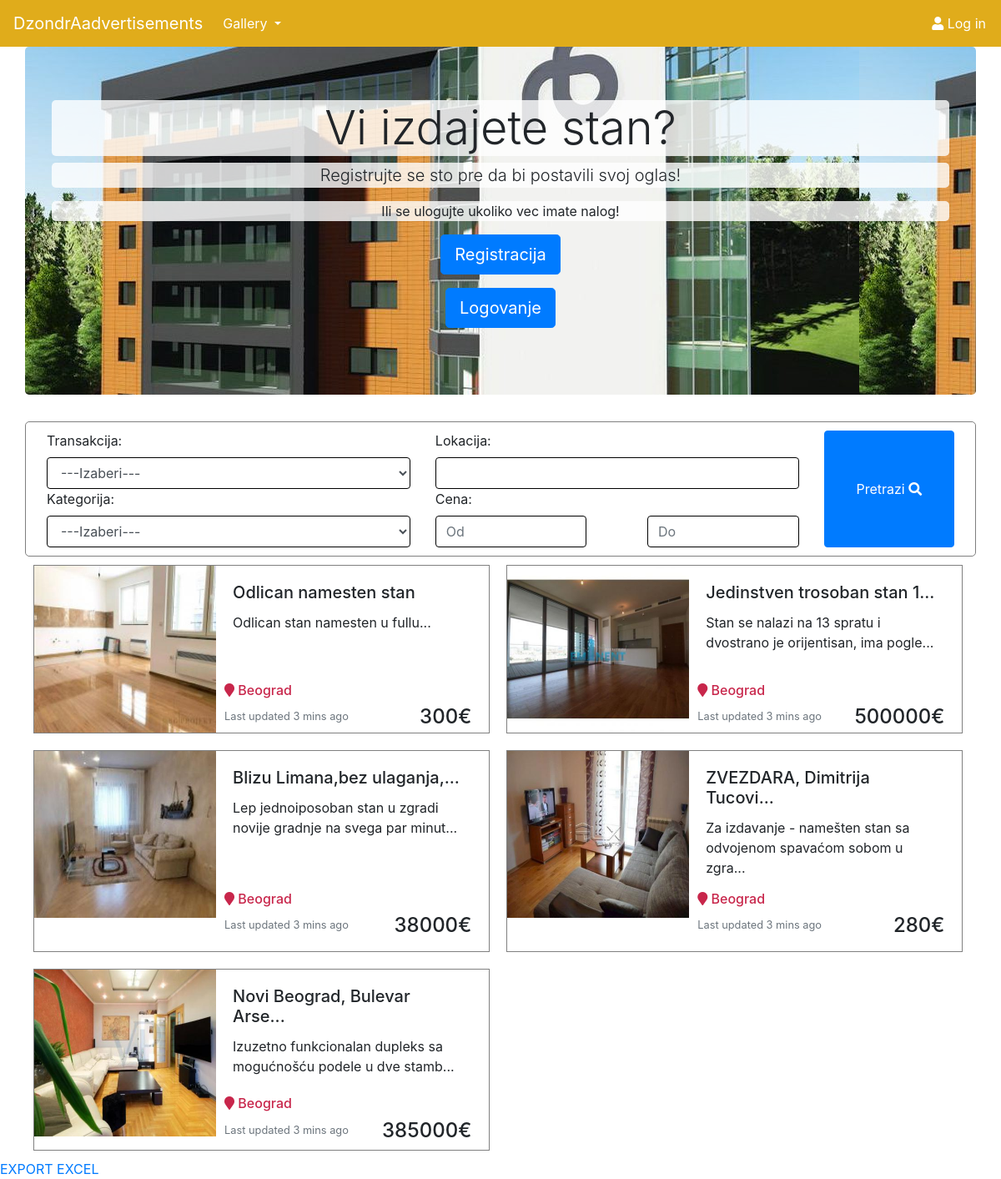
The page / on the database its author committed.
### tables this page shows
CREATE TABLE `menu` (
  `ID` int(5) NOT NULL,
  `text` varchar(25) NOT NULL,
  `href` varchar(100) NOT NULL,
  `parent` int(1) NOT NULL,
  `level` int(5) NOT NULL,
  `position` int(25) NOT NULL,
  `hasChilds` int(5) NOT NULL
);

CREATE TABLE `stanovi` (
  `ID` int(5) NOT NULL,
  `naslov` varchar(200) NOT NULL,
  `opis` varchar(500) NOT NULL,
  `transakcija` varchar(20) NOT NULL,
  `cena` varchar(20) NOT NULL,
  `kvadratura` int(5) NOT NULL,
  `kategorijaId` int(5) NOT NULL,
  `lokacijaId` int(5) NOT NULL,
  `usersId` int(5) NOT NULL
);

CREATE TABLE `slikestanova` (
  `ID` int(5) NOT NULL,
  `malaSlika` varchar(100) NOT NULL,
  `VelikaSlika` varchar(100) NOT NULL,
  `stanId` int(5) NOT NULL
);

CREATE TABLE `lokacije` (
  `ID` int(5) NOT NULL,
  `grad` varchar(50) NOT NULL,
  `ulica` varchar(50) NOT NULL
);

### config/connection.php (called while the page is built)
<?php
    require_once "config.php";
    try {
        $conn = new PDO("mysql:host=".SERVER.";dbname=".DATABASE.";charset=utf8", USERNAME, PASSWORD);
        $conn->setAttribute(PDO::ATTR_DEFAULT_FETCH_MODE, PDO::FETCH_OBJ);
        $conn->setAttribute(PDO::ATTR_ERRMODE, PDO::ERRMODE_EXCEPTION);
    }
    catch(PDOException $ex){
        echo $ex->getMessage();
    }
    function executeQuery($upit){
        global $conn;
        return $conn->query($upit)->fetchAll();
    }
 ?>

### models/stanovi/functions.php (called while the page is built, shortened)
<?php
        function getSviStanovi(){
            $query = "SELECT *,s.ID as idStana FROM stanovi s inner join lokacije l ON s.lokacijaId = l.ID";
            return executeQuery($query);
        }
        function getSlikaStana($id) {
            global $conn;
            $upit = "SELECT * from slikestanova where stanId = ?";
            $upit = $conn->prepare($upit);
            $rez = $upit->execute([$id]);
            $r = $upit->fetchAll();
            return $r[0]->malaSlika;
        }
?>

### views/pages/main.php (the view, shortened to what this page needs)
<div class="container">
<div class="row">
        <div class="col-lg-12">
            <div class="jumbotron text-center" id="jumb">
            <h1 class="display-4">Vi izdajete stan?</h1>
            <p class="lead p">Registrujte se sto pre da bi postavili svoj oglas!</p>
            <p class="p">Ili se ulogujte ukoliko vec imate nalog!</p>
            <p class="lead">
                <a class="btn btn-primary btn-lg" href="#" role="button">Registracija</a>
            </p>
            <p class="lead">
                <a class="btn btn-primary btn-lg" href="#" id="abs" role="button">Logovanje</a>
            </p>
            </div>
        </div>
</div>
<?php
    include "search.php";
?>
<div class="row">
    <div class="col-lg-12 d-flex flex-wrap" id="sviStanovi">
        <?php
        require_once "config/connection.php";
        include "models/stanovi/functions.php";
        $stanovi = getSviStanovi();
        foreach($stanovi as $stan):
            $slika = getSlikaStana($stan->idStana);
        ?>
          <div class=" moja1 moja d-flex flex-wrap">
          <div class="zaIm">
            <img class="card-img-left imi" src="<?= $slika ?>" alt="Card image cap">
            </div>
            <div class="neSlika">
            <div class="card-body opis">
            <h5 class="card-title"><?php
            if(strlen($stan->naslov) > 25){
                echo substr($stan->naslov , 0 , 26)."...";
               }
               else{
                   echo $stan->naslov;
               }
            ?></h5>
            <p class="card-text"><?php
                if(strlen($stan->opis) > 20){
                    echo substr($stan->opis , 0 ,65)."...";
                   }
                   else{
                       echo $stan->opis;
                   }
            ?></p>
            </div>
            <div class="cen d-flex flex-wrap justify-content-between">
            <h6 class="card-text col-lg-12 cenis"><i class="fa fa-map-marker" aria-hidden="true">  </i> <?= $stan->grad ?></h6>
            <p class="card-text"><small class="text-muted">Last updated 3 mins ago</small></p>
            <h4 class="card-title"><?= $stan->cena ?>&euro;</h5>
            </div>
            </div>
        </div>
            <?php
        endforeach;
        ?>
    </div>
</div>
</div>
<a href="models/stanovi/export.php">EXPORT EXCEL</a>

### views/static/head.php (shortened to what this page needs)
<!doctype html>
<html lang="en">
  <head>
    <link rel="stylesheet" href="https://stackpath.bootstrapcdn.com/bootstrap/4.3.1/css/bootstrap.min.css">
    <link rel="stylesheet" href="assets/css/style.css">
    <link rel="stylesheet" href="https://use.fontawesome.com/releases/v5.8.2/css/all.css">
  </head>

### views/static/header.php (shortened to what this page needs)
<body>
<div class="container-fluid">
    <div class="row">
        <div class="col-lg-12">
        <nav id="navv" class="navbar navbar-expand-lg navbar-light bg-light position-relative">
          <a class="navbar-brand" href="index.php">DzondrAadvertisements</a>
          <div class="collapse navbar-collapse" id="navbarNavDropdown">
            <ul class="navbar-nav">
            <?php
              include "config/connection.php";
              include "models/functions.php";
              $upit_linkovi = "SELECT * FROM menu WHERE parent=0";
              $rezultat_linkovi = executeQuery($upit_linkovi);
              foreach($rezultat_linkovi as $red){
              if((int)$red->hasChilds){
                echo "<li class='nav-item dropdown'>
                <a class='nav-link dropdown-toggle' href='#' id='navbarDropdownMenuLink' data-toggle='dropdown' aria-haspopup='true' aria-expanded='false'>
                ".$red->text."
                </a>
               <div class='dropdown-menu' aria-labelledby='navbarDropdownMenuLink'>";
              }
              else{
              echo "<li class='nav-item active'>
              <a class='nav-link' href='".$red->href."'>".$red->text."<span class='sr-only'>(current)</span></a>
            </li>";
              }
 }
            ?>
      </li>
    </ul>
          <ul id="right" class="nav navbar-nav">
          <?php
            if(!isset($_SESSION['user'])):
          ?>
          <li>   <a class="nav-link" id="absClick" href="#">  <i class="fa fa-user" aria-hidden="true"></i>  Log in </a></li>
          </ul>
            <?php endif;
            ?>
  </div>
</nav>
        </div>
    </div>
</div>

### index.php (shortened to what this page needs)
<?php
    include "views/static/head.php";
    include "views/static/header.php";
    if(isset($_GET['page'])){
        switch($_GET['page']){
            case "gallery" : include "views/pages/gallery.php";
            break;
            case "registration" : include "views/pages/registration.php";
            break;
            case "korisnik" : include "views/pages/korisnik.php";
            break;
            case "korisnikAdd" : include "views/pages/korisnikAdd.php";
            break;
            case "korisnikNastavakAdd" : include "views/pages/korisnikNastavakAdd.php";
            break;
            case "izmenaStan" : include "views/pages/izmenaStan.php";
            break;
            case "pretraga" : include "views/pages/pretraga.php";
            break;
        }
    }
    else{
        include "views/pages/main.php";
    }
    include "views/static/footer.php";
?>

### views/pages/search.php (shortened to what this page needs)
<div class="row" id="search">
        <div class="col-lg-5">
            <label for="transakcija" class="col-lg-12">Transakcija:</label>
            <select  id="transakcija" class="form-control">
                <option value="0">---Izaberi---</option>
            </select>
            <label for="kategorija" class="col-lg-12">Kategorija:</label>
            <select  id="kategorija" class="form-control">
            <option value="0">---Izaberi---</option>
            </select>
        </div>
        <div class="col-lg-5">
        <div class="col-lg-12">
        <label for="grad" class="col-lg-12">Lokacija:</label>
            <input class="form-control" autocomplete="off" type="text" id="grad">
        </div>
        <div class="col-lg-12">
            <label for="CenaOd" class="col-lg-12">Cena:</label>
        </div>
        <div class="col-lg-12 d-flex flex-wrap justify-content-between">
            <input class="form-control col-lg-5" type="number" id="cenaDo" placeholder="Od">
            <input class="form-control col-lg-5" type="number" id="cenaOd" placeholder="Do">
        </div>
        </div>
        <div class="col-lg-2">
        <button id="trazi" class="btn btn-primary">Pretrazi <i class="fa fa-search" aria-hidden="true"></i></button>
        </div>
</div>

### views/static/footer.php (shortened to what this page needs)
</body>
</html>

### assets/css/style.css (style rules this page uses)
#navv { background-color: rgb(224, 172, 27)!important; color:#fff!important; }
.col-lg-12 { padding-left:0px!important; padding-right: 0px; }
#navv a { color:#fff; }
#right { position: absolute; right: 0px!important; margin-right: 10px; }
#jumb { background: url("../img/jumb.jpg"); }
#jumb .p , #jumb h1 { background-color: rgba(255, 255, 255 , 0.8); border-radius: 5px; }
#search { padding: 10px; border-radius: 5px; border: 1px solid gray; }
#trazi { width:100%!important; height: 100%; }
.moja { margin: 10px; }
#search .form-control { border:1px solid black; }
.moja1 { width: 48%!important; border: 1px solid gray; }
.imi { height: 200px; width: 100%; }
.moja1 .card-body { height: 70%; width: 100%; }
.cen { height: 20%; width: 100%; padding: 0 10px; }
.zaIm { width: 40%; }
.neSlika { width: 58%; }
.cenis { color : #c8264b; }

### rows shown on the page
menu: text "Gallery"
stanovi: ID.malaSlika (picture), naslov "Odlican namesten stan", opis "Odlican stan namesten u fullu", lokacijaId.grad "Beograd", cena "300"
stanovi: ID.malaSlika (picture), naslov "Jedinstven trosoban stan 1", opis "Stan se nalazi na 13 spratu i dvostrano je orijentisan, ima pogle", lokacijaId.grad "Beograd", cena "500000"
stanovi: ID.malaSlika (picture), naslov "Blizu Limana,bez ulaganja,", opis "Lep jednoiposoban stan u zgradi novije gradnje na svega par minut", lokacijaId.grad "Beograd", cena "38000"
stanovi: ID.malaSlika (picture), naslov "ZVEZDARA, Dimitrija Tucovi", opis "Za izdavanje - namešten stan sa odvojenom spavaćom sobom u zgra", lokacijaId.grad "Beograd", cena "280"
stanovi: ID.malaSlika (picture), naslov "Novi Beograd, Bulevar Arse", opis "Izuzetno funkcionalan dupleks sa mogućnošću podele u dve stamb", lokacijaId.grad "Beograd", cena "385000"
